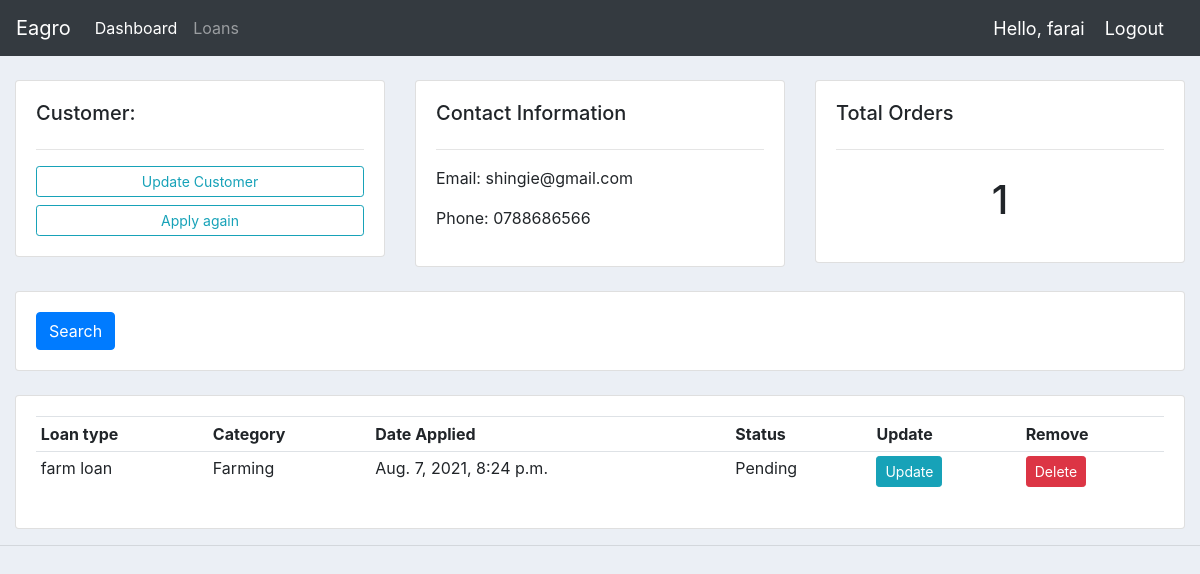
The page /customer/2/ (signed in) on the database its author committed.
### accounts/models.py (models this page shows, shortened)
class Customer(models.Model):
    EDUCATION_CHOICES = (
        ('Graduated', 'Graduated'),
        ('A level', 'A level'),
        ('O level', 'O level'),
        ('Primary level', 'Primary level')
    )
    DEDICATION_CHOICES = (
        ('Full time', 'Full time'),
        ('Part time', 'Part time')
    )
    ACCOMMODATION_CHOICES = (
        ('Owner', 'Owner'),
        ('Renting', 'Renting'),
    )
    INCOME_CHOICES = (
        ('Salary', 'Salary'),
        ('Self employed', 'Self employed'),
        ('None', 'No Source of income')
    )
    DISEASES_CHOICES = (
        ('Low', 'Low'),
        ('Mild', 'Mild'),
        ('Severe', 'Severe')
    )
    DRAINAGE_CHOICES = (
        ('Low', 'Low'),
        ('High', 'High'),
    )
    SOIL_CHOICES = (
        ('Clay', 'Clay'),
        ('Loom', 'Loom'),
        ('Sand', 'Sand'),
    )
    LAND_CHOICES = (
        ('Owner', 'Owner'),
        ('Renting', 'Renting'),
    )
    user = models.OneToOneField(User, on_delete=models.CASCADE, blank=True, null=True)
    first_name = models.CharField(max_length=200, null=True)
    last_name = models.CharField(max_length=200, null=True)
    phone = models.CharField(max_length=200, null=True)
    email = models.CharField(max_length=200, null=True)
    profile_pic = models.ImageField(default="img.png", blank=True, null=True)
    date_created = models.DateTimeField(auto_now_add=True, null=True)
    education_level = models.CharField(max_length=20, null=True, choices=EDUCATION_CHOICES)
    dedication = models.CharField(max_length=20, null=True, choices=DEDICATION_CHOICES)
    accommodation_status = models.CharField(max_length=50, null=True, choices=ACCOMMODATION_CHOICES)
    household_size = models.IntegerField(default=1)
    experience_in_farming = models.PositiveIntegerField(default=0)
    total_current_debt = models.FloatField(default=0)
    average_monthly_earnings = models.FloatField(default=0)
    annual_or_season_turnover = models.FloatField(default=0)
    most_recent_annual_or_season_profit = models.FloatField(default=0)
    alternative_source_of_income = models.CharField(max_length=50, null=True, choices=INCOME_CHOICES)
    average_temperature = models.FloatField(default=0)
    moisture_levels = models.PositiveIntegerField(default=0)
    altitude = models.IntegerField(default=0)
    drought_frequencies_in_past_10_years = models.PositiveIntegerField(default=0)
    floods_frequencies_in_past_10_years = models.PositiveIntegerField(default=0)
    pest_and_diseases_frequency = models.CharField(max_length=20, null=True, choices=DISEASES_CHOICES)
    soil_type = models.CharField(max_length=20, choices=SOIL_CHOICES,null=True)
    water_content = models.PositiveIntegerField(default=0)
    temperature = models.IntegerField(default=0)
    potassium_levels = models.IntegerField(default=0)
    nitrogen_Levels = models.IntegerField(default=0)
    drainage = models.CharField(default=0,max_length=20, choices=DRAINAGE_CHOICES)
    land_tenure = models.CharField(max_length=50, choices=LAND_CHOICES ,null=True)
    total_size = models.IntegerField(default=0)
    arable_land_size = models.IntegerField(default=0)
    utilised_land_size = models.IntegerField(default=0)
    number_of_employees = models.IntegerField(default=0)
    farm_assets = models.CharField(max_length=20,null=True)

class Order(models.Model):
    STATUS = (
        ('Approved', 'Approved'),
        ('Pending', 'Pending'),
        ('Rejected', 'Rejected'),
    )
    customer = models.ForeignKey(Customer, on_delete=models.CASCADE)
    loan = models.ForeignKey(Loan, on_delete=models.CASCADE)
    date_created = models.DateTimeField(auto_now_add=True, null=True)
    status = models.CharField(max_length=200, null=True, choices=STATUS)

class Loan(models.Model):
    CATEGORY = (
        ('Farming', 'Farming'),
        ('Civil Servants', 'Civil Servants'),
        ('General', 'General'),
    )
    name_of_loan = models.CharField(max_length=200, null=True)
    amount = models.FloatField(max_length=200, null=True)
    category = models.CharField(max_length=200, null=True, choices=CATEGORY)
    description = models.CharField(max_length=200, null=True, blank=True)
    date_created = models.DateTimeField(auto_now_add=True, null=True)
    def __str__(self):
        return self.name_of_loan

### accounts/decorators.py (the view)
        def wrapper_func(request, *args, **kwargs):
            group = None
            if request.user.groups.exists():
                group = request.user.groups.all()[0].name
            if group in allowed_roles:
                return view_func(request, *args, **kwargs)
            else:
                return HttpResponse('You are not authorised to view this page')

### accounts/views.py (called while the page is built)
@login_required(login_url='login')
@allowed_users(allowed_roles=['admin'])
def customer(request, pk_test):
    customer = Customer.objects.get(id=pk_test)
    orders = customer.order_set.all()
    order_count = orders.count()
    context = {
        'customer': customer,
        'orders': orders,
        'order_count': order_count
    }
    return render(request, 'accounts/customer.html', context)

### accounts/templates/accounts/customer.html
{%  extends 'accounts/main.html' %}
{% block content %}
<br>
<div class="row">
	<div class="col-md">
		<div class="card card-body">
			<h5>Customer:</h5>
			<hr>
			<a class="btn btn-outline-info  btn-sm btn-block" href="">Update Customer</a>
			<a class="btn btn-outline-info  btn-sm btn-block" href="{% url 'create_order' customer.id %}">Apply again</a>
		</div>
	</div>
	<div class="col-md">
		<div class="card card-body">
			<h5>Contact Information</h5>
			<hr>
			<p>Email: {{ customer.email}} </p>
			<p>Phone: {{ customer.phone }} </p>
		</div>
	</div>
	<div class="col-md">
		<div class="card card-body">
			<h5>Total Orders</h5>
			<hr>
			<h1 style="text-align: center;padding: 10px"> {{ order_count }}</h1>
		</div>
	</div>
</div>
<br>
<div class="row">
	<div class="col">
		<div class="card card-body">
			<form method="get">
		    <button class="btn btn-primary" type="submit">Search</button>
		  </form>
		</div>
	</div>
</div>
<br>
<div class="row">
	<div class="col-md">
		<div class="card card-body">
			<table class="table table-sm">
				<tr>
					<th>Loan type</th>
					<th>Category</th>
					<th>Date Applied</th>
					<th>Status</th>
					<th>Update</th>
					<th>Remove</th>
				</tr>
				{% for order in orders %}
				<tr>
					<td>{{ order.loan }}</td>
					<td>{{ order.loan.category }}</td>
					<td>{{ order.date_created }}</td>
					<td>{{ order.status }}</td>
					<td><a class="btn btn-sm btn-info" href="{% url 'update_order' order.id %}">Update</a> </td>
					<td><a class="btn btn-sm btn-danger" href="{% url 'delete_order' order.id %}">Delete</a></td>
				</tr>
				{% endfor %}
			</table>
		</div>
	</div>
</div>
{% endblock %}

### accounts/templates/accounts/navbar.html (shortened to what this page needs)
{% load static %}
<nav class="navbar navbar-expand-lg navbar-dark bg-dark">
  <a class="navbar-brand" href="{% url 'home' %}">Eagro</a>
  <div class="collapse navbar-collapse" id="navbarNav">
    <ul class="navbar-nav">
      <li class="nav-item active">
        {% if request.user.is_staff %}
        <a class="nav-link" href="{% url 'home' %}">Dashboard</a>
      </li>
      <li class="nav-item">
        <a class="nav-link" href="{% url 'products' %}">Loans</a>
      </li>
      {% else %}
       <li class="nav-item">
        <a class="nav-link" href="{% url 'account' %}">Settings</a>
      </li>
      {% endif %}
    </ul>
  </div>
  <span class="hello-msg">Hello, {{ request.user }}</span>
  <span ><a class="hello-msg" href="{% url 'logout'%}">Logout</a></span>
</nav>

### static/css/main.css (style rules this page uses)
body { background-color: #ebeff5; }

### accounts/templates/accounts/navbar.html (style rules this page uses)
.hello-msg { font-size: 18px; color: #fff; margin-right: 20px; }

### rows shown on the page
Customer: email "shingie@gmail.com", phone "0788686566"
Order: loan "farm loan", loan.category "Farming", date_created "Aug. 7, 2021, 8:24 p.m.", status "Pending"

### other values the page prints
{{ request.user }} "farai"
{{ order_count }} "1"
